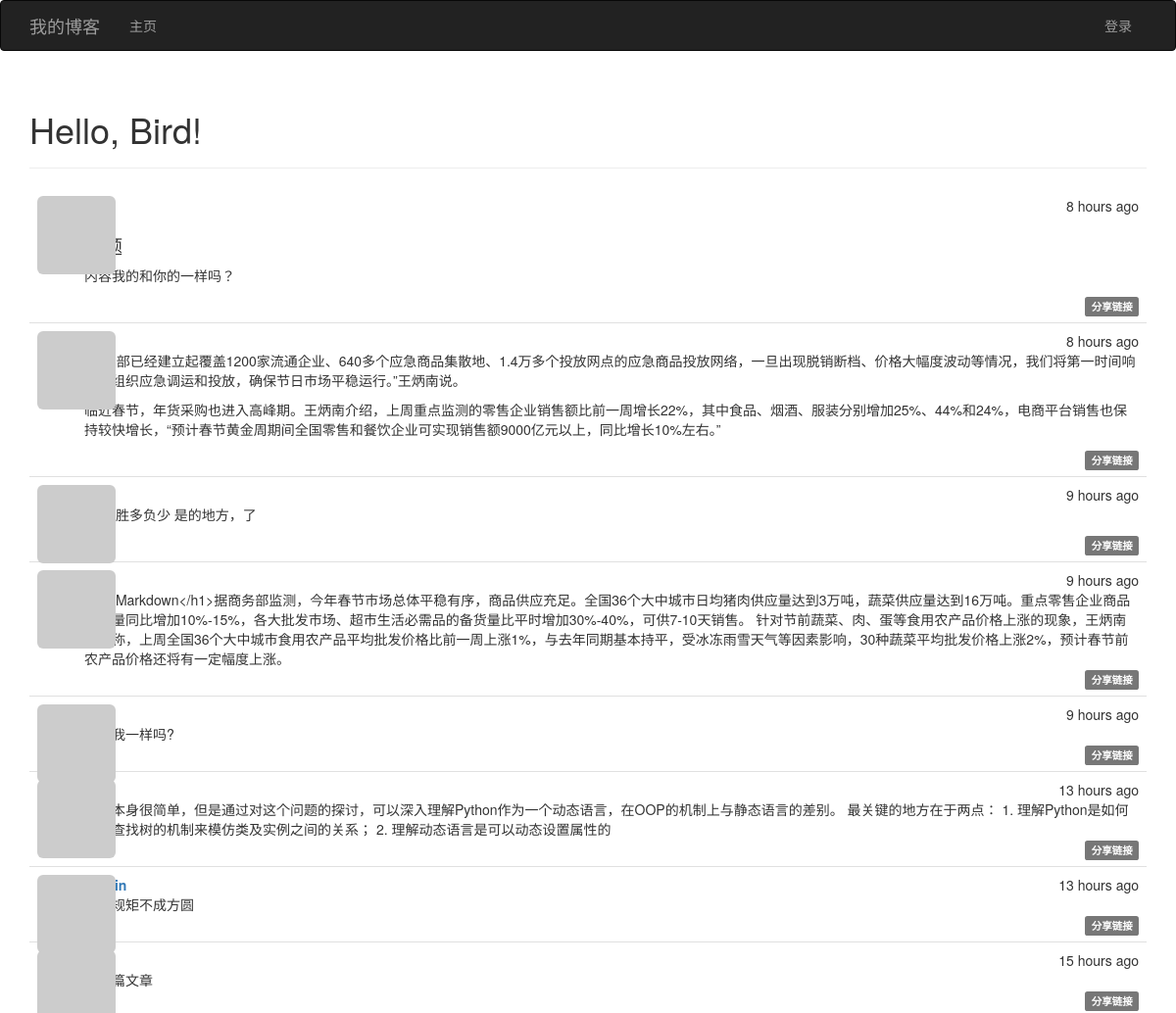
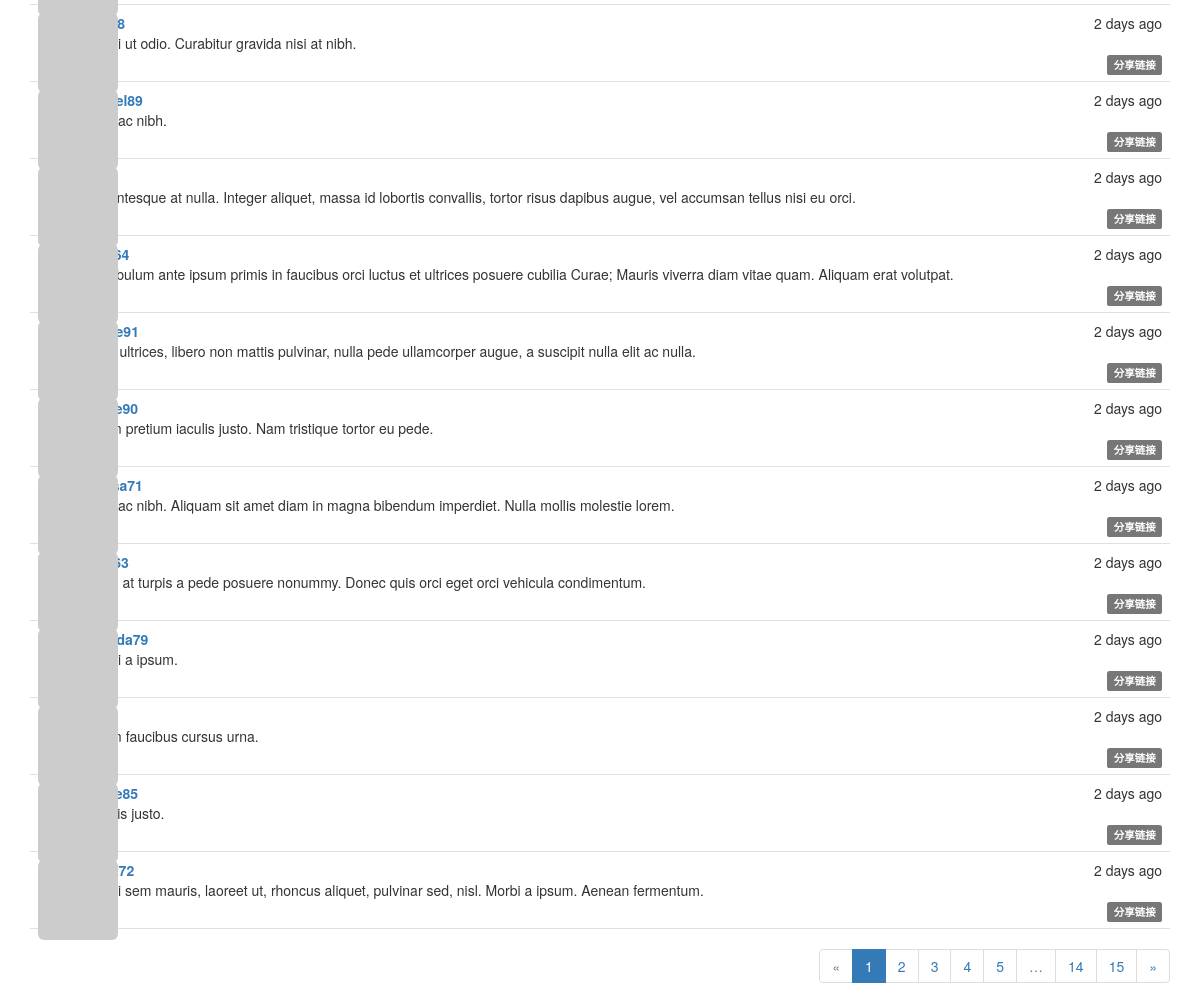
The page / on the database its author committed (2 pictures, top to bottom).
### app/models.py (models this page shows, shortened)
class Post(db.Model):
    __tablename__ = 'posts'
    id = db.Column(db.Integer, primary_key=True)
    body = db.Column(db.Text)
    body_html = db.Column(db.Text)
    timestamp = db.Column(db.DateTime, index=True, default=datetime.utcnow)
    author_id = db.Column(db.Integer, db.ForeignKey('users.id'))

### app/main/views.py (the view)
@main.route('/', methods=['GET', 'POST'])
def index():
    form = PostForm()
    if current_user.can(Permission.WRITE) and form.validate_on_submit():
        post = Post(body=form.body.data, author=current_user._get_current_object())
        db.session.add(post)
        return redirect(url_for('.index'))
    page = request.args.get('page', 1, type=int)
    pagination = Post.query.order_by(Post.timestamp.desc()).paginate(page=page, per_page=current_app.config['FLASKY_POSTS_PER_PAGE'], error_out=False)
    posts = pagination.items
    return render_template('index.html', form=form, posts=posts, pagination=pagination)

### app/auth/views.py (called while the page is built)
@auth.before_app_request
def before_request():
    if current_user.is_authenticated:
        current_user.ping()  # 更新已登录用户的访问时间
        if not current_user.confirmed and request.blueprint != 'auth' and request.endpoint != 'static':
            return redirect(url_for('auth.unconfirmed'))

### app/main/__init__.py (called while the page is built)
@main.app_context_processor
def inject_permissions():
    return dict(Permission=Permission)

### app/models.py (called while the page is built)
    def gravatar_hash(self):
        return hashlib.md5(self.email.lower().encode('utf-8')).hexdigest()

    def gravatar(self, size=100, default='identicon', rating='g'):
        url = 'https://secure.gravatar.com/avatar'
        hash = self.avatar_hash or self.gravatar_hash()
        return '{url}/{hash}?s={size}&d={default}&r={rating}'.format(
            url=url, hash=hash, size=size, default=default, rating=rating)

    def can(self, permissons):
        return False

    def is_administrator(self):
        return False

### app/templates/index.html (shortened to what this page needs)
{% extends "base.html" %}
{% import "bootstrap/wtf.html" as wtf %}
{% import "_macros.html" as macros %}
{% block page_content %}
<div class="page-header">
    <h1>Hello, {% if current_user.is_authenticated %}{{ current_user.username }}{% else %}Bird{% endif %}!</h1>
</div>
<div class="post-tabs">
    {% include "_posts.html" %}
</div>
{% if pagination %}
<div class="pagination">
    {{ macros.pagination_widget(pagination, '.index') }}
</div>
{% endif %}
{% endblock %}

### app/templates/_posts.html (shortened to what this page needs)
<ul class="posts">
    {% for post in posts %}
    <li class="post">
        <div class="post-thumbnail">
            <a href="{{ url_for('.user', username=post.author.username) }}">
                <img class="img-rounded profile-thumbnail" src="{{ post.author.gravatar(size=40) }}">
            </a>
        </div>
        <div class="post-content">
            <div class="post-date">{{ moment(post.timestamp).fromNow(refresh=True) }}</div>
            <div class="post-author"><a href="{{ url_for('.user', username=post.author.username) }}">{{ post.author.username }}</a></div>
            <div class="post-body">
                {% if post.body_html %}
                    {{ post.body_html | safe }}
                {% else %}
                    {{ post.body }}
                {% endif %}
            </div>
            <div class="post-footer">
                <a href="{{ url_for('.post', id=post.id) }}">
                    <span class="label label-default">分享链接</span>
                </a>
            </div>
        </div>
    </li>
    {% endfor %}
</ul>

### app/static/styles.css (style rules this page uses)
.profile-thumbnail { position: absolute; }
div.post-tabs { margin-top: 16px; }
ul.posts { list-style-type: none; padding: 0px; margin: 16px 0px 0px 0px; border-top: 1px solid #e0e0e0; }
div.post-tabs ul.posts { margin: 0px; border-top: none; }
ul.posts li.post { padding: 8px; border-bottom: 1px solid #e0e0e0; }
div.post-date { float: right; }
div.post-author { font-weight: bold; }
div.post-thumbnail { position: absolute; }
div.post-content { margin-left: 48px; min-height: 48px; }
div.post-footer { text-align: right; }
div.pagination { width: 100%; text-align: right; padding: 0px; margin: 0px; }
.post-body h1 { font-size: 140%; }

### rows shown on the page
Post: timestamp "8 hours ago", body_html "内容我的和你的一样吗？"
Post: timestamp "8 hours ago", body_html "“商务部已经建立起覆盖1200家流通企业、640多个应急商品集散地、1.4万多个投放网点的应急商品投放网络，一旦出现脱销断档、价格大幅度波动等情况，我们将第一时间响应，组织应急调运和投放，确保节日市场平稳运行。”王炳南说。 临近春节，年货采购也进入高峰期。王炳南介绍，上周重点监测的零售企业销售额比前一周增长22%，其中食品、烟酒、服装分别增加25%、44%和24%，电商平台销售也保持较快增长，“预计春节黄金周期间全国零售和餐饮企业可实现销售额9000亿元以上，同比增长10%左右。”"
Post: timestamp "9 hours ago", body_html "地方 胜多负少 是的地方，了"
Post: timestamp "9 hours ago", body "<h1>Markdown</h1>据商务部监测，今年春节市场总体平稳有序，商品供应充足。全国36个大中城市日均猪肉供应量达到3万吨，蔬菜供应量达到16万吨。重点零售企业商品备货量同比增加10%-15%，各大批发市场、超市生活必需品的备货量比平时增加30%-40%，可供7-10天销售。 针对节前蔬菜、肉、蛋等食用农产品价格上涨的现象，王炳南回应称，上周全国36个大中城市食用农产品平均批发价格比前一周上涨1%，与去年同期基本持平，受冰冻雨雪天气等因素影响，30种蔬菜平均批发价格上涨2%，预计春节前农产品价格还将有一定幅度上涨。"
Post: timestamp "9 hours ago", body "你和我一样吗?"
Post: timestamp "13 hours ago", body "问题本身很简单，但是通过对这个问题的探讨，可以深入理解Python作为一个动态语言，在OOP的机制上与静态语言的差别。 最关键的地方在于两点： 1. 理解Python是如何利用查找树的机制来模仿类及实例之间的关系； 2. 理解动态语言是可以动态设置属性的"
Post: timestamp "13 hours ago", body "没有规矩不成方圆"
Post: timestamp "15 hours ago", body "第一篇文章"
Post: timestamp "2 days ago", body "Morbi ut odio. Curabitur gravida nisi at nibh."
Post: timestamp "2 days ago", body "Duis ac nibh."
Post: timestamp "2 days ago", body "Pellentesque at nulla. Integer aliquet, massa id lobortis convallis, tortor risus dapibus augue, vel accumsan tellus nisi eu orci."
Post: timestamp "2 days ago", body "Vestibulum ante ipsum primis in faucibus orci luctus et ultrices posuere cubilia Curae; Mauris viverra diam vitae quam. Aliquam erat volutpat."
Post: timestamp "2 days ago", body "Nam ultrices, libero non mattis pulvinar, nulla pede ullamcorper augue, a suscipit nulla elit ac nulla."
Post: timestamp "2 days ago", body "Etiam pretium iaculis justo. Nam tristique tortor eu pede."
Post: timestamp "2 days ago", body "Duis ac nibh. Aliquam sit amet diam in magna bibendum imperdiet. Nulla mollis molestie lorem."
Post: timestamp "2 days ago", body "Proin at turpis a pede posuere nonummy. Donec quis orci eget orci vehicula condimentum."
Post: timestamp "2 days ago", body "Morbi a ipsum."
Post: timestamp "2 days ago", body "Etiam faucibus cursus urna."
Post: timestamp "2 days ago", body "In quis justo."
Post: timestamp "2 days ago", body "Morbi sem mauris, laoreet ut, rhoncus aliquet, pulvinar sed, nisl. Morbi a ipsum. Aenean fermentum."

### other values the page prints
{{ p }} "1"
{{ p }} "2" "3" "4" "5" "14" "15"
